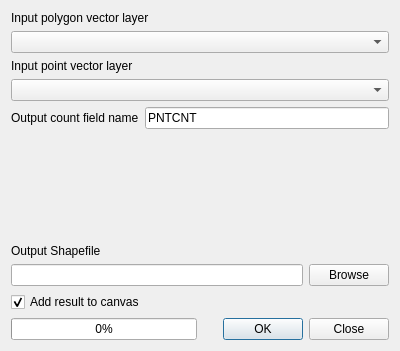
<?xml version="1.0" encoding="UTF-8"?>
<ui version="4.0">
 <class>Dialog</class>
 <widget class="QDialog" name="Dialog">
  <property name="geometry">
   <rect>
    <x>0</x>
    <y>0</y>
    <width>400</width>
    <height>351</height>
   </rect>
  </property>
  <property name="windowTitle">
   <string>Count Points In Polygons</string>
  </property>
  <layout class="QGridLayout" name="gridLayout">
   <item row="0" column="0">
    <layout class="QVBoxLayout" name="verticalLayout_2">
     <item>
      <widget class="QLabel" name="label_3">
       <property name="text">
        <string>Input polygon vector layer</string>
       </property>
      </widget>
     </item>
     <item>
      <widget class="QComboBox" name="inPolygon"/>
     </item>
    </layout>
   </item>
   <item row="1" column="0">
    <layout class="QVBoxLayout" name="verticalLayout_3">
     <item>
      <widget class="QLabel" name="label_4">
       <property name="text">
        <string>Input point vector layer</string>
       </property>
      </widget>
     </item>
     <item>
      <widget class="QComboBox" name="inPoint"/>
     </item>
    </layout>
   </item>
   <item row="2" column="0">
    <layout class="QHBoxLayout">
     <item>
      <widget class="QLabel" name="label_5">
       <property name="text">
        <string>Output count field name</string>
       </property>
      </widget>
     </item>
     <item>
      <widget class="QLineEdit" name="lnField">
       <property name="text">
        <string>PNTCNT</string>
       </property>
       <property name="maxLength">
        <number>10</number>
       </property>
      </widget>
     </item>
    </layout>
   </item>
   <item row="3" column="0">
    <spacer name="verticalSpacer">
     <property name="orientation">
      <enum>Qt::Vertical</enum>
     </property>
     <property name="sizeHint" stdset="0">
      <size>
       <width>20</width>
       <height>40</height>
      </size>
     </property>
    </spacer>
   </item>
   <item row="4" column="0">
    <layout class="QVBoxLayout" name="verticalLayout">
     <item>
      <widget class="QLabel" name="label_2">
       <property name="text">
        <string>Output Shapefile</string>
       </property>
      </widget>
     </item>
     <item>
      <layout class="QHBoxLayout" name="horizontalLayout">
       <item>
        <widget class="QLineEdit" name="outShape">
         <property name="readOnly">
          <bool>true</bool>
         </property>
        </widget>
       </item>
       <item>
        <widget class="QPushButton" name="toolOut">
         <property name="text">
          <string>Browse</string>
         </property>
        </widget>
       </item>
      </layout>
     </item>
    </layout>
   </item>
   <item row="5" column="0">
    <widget class="QCheckBox" name="addToCanvasCheck">
     <property name="text">
      <string>Add result to canvas</string>
     </property>
     <property name="checked">
      <bool>true</bool>
     </property>
    </widget>
   </item>
   <item row="6" column="0">
    <layout class="QHBoxLayout" name="horizontalLayout_2">
     <item>
      <widget class="QProgressBar" name="progressBar">
       <property name="value">
        <number>0</number>
       </property>
       <property name="alignment">
        <set>Qt::AlignCenter</set>
       </property>
       <property name="textVisible">
        <bool>true</bool>
       </property>
      </widget>
     </item>
     <item>
      <widget class="QDialogButtonBox" name="buttonBox">
       <property name="orientation">
        <enum>Qt::Horizontal</enum>
       </property>
       <property name="standardButtons">
        <set>QDialogButtonBox::Close|QDialogButtonBox::Ok</set>
       </property>
      </widget>
     </item>
    </layout>
   </item>
  </layout>
 </widget>
 <resources/>
 <connections>
  <connection>
   <sender>buttonBox</sender>
   <signal>accepted()</signal>
   <receiver>Dialog</receiver>
   <slot>accept()</slot>
   <hints>
    <hint type="sourcelabel">
     <x>248</x>
     <y>254</y>
    </hint>
    <hint type="destinationlabel">
     <x>157</x>
     <y>274</y>
    </hint>
   </hints>
  </connection>
  <connection>
   <sender>buttonBox</sender>
   <signal>rejected()</signal>
   <receiver>Dialog</receiver>
   <slot>reject()</slot>
   <hints>
    <hint type="sourcelabel">
     <x>316</x>
     <y>260</y>
    </hint>
    <hint type="destinationlabel">
     <x>286</x>
     <y>274</y>
    </hint>
   </hints>
  </connection>
 </connections>
</ui>
